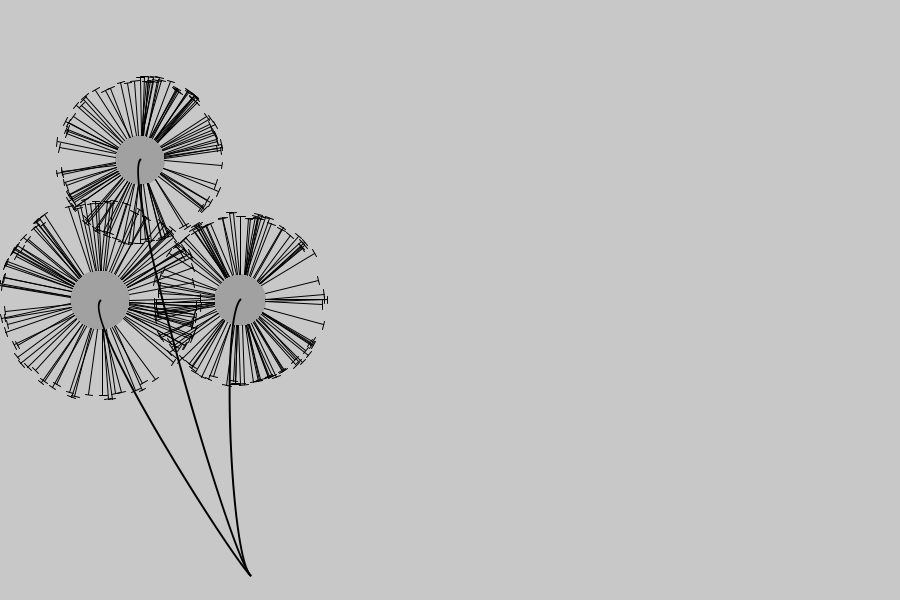
Frame 1 (no input)
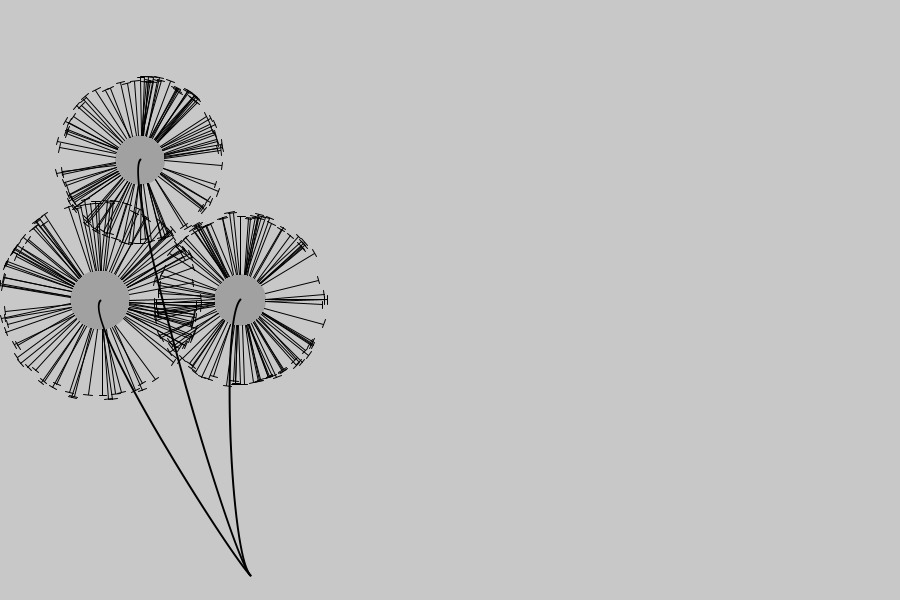
Frame 60 (the mouse pressed at the canvas centre just before this capture)
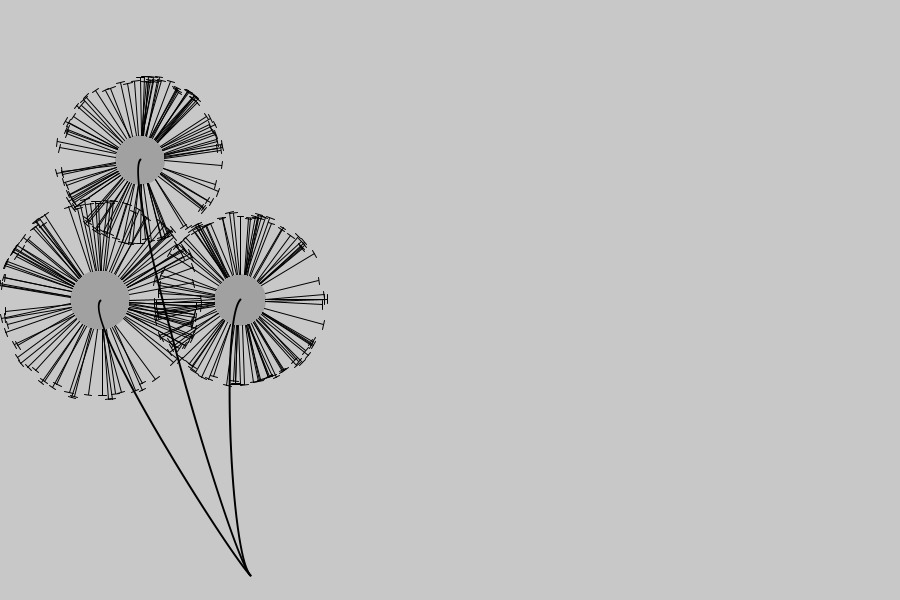
Frame 120 (the mouse held since frame 60 and released just before this capture)

The Processing sketch that drew these frames (run headless with seeded random() and noise(); from frame 60 on, the mouse is pressed at the canvas centre):

// Processing sketch: processing_14440
// ── processing_14440.pde

//Tu def ta fleur, elle se cree un arraylist de petales dt les carac dependent d'elle, au debut seules carac statiques

class Fleur
{
  PVector pos; //Position
  float ray;   //Rayon du bulbe central
  PVector pos_tige; //Pour connaitre sa taille, racine..
  
  ArrayList petales; //Les aigrettes :)
  
  Fleur (PVector pos_i, float ray_i, PVector pos_tige_i, int N_petales)
  {
    pos = pos_i;
    ray = ray_i;
    pos_tige = pos_tige_i;
    
    petales = new ArrayList();
    for (int i = 0; i < N_petales; i++)
    {
      float ori_p = random(0, TWO_PI);
      //PVector pos_p = pos;
      PVector pos_p = PVector.add(pos, PVector.mult(new PVector(cos(ori_p), sin(ori_p)), 0.9999*ray)); //Carac. Fleur (pos et ray) determinent celles d'un petale
      ori_p += random(-PI/32, PI/32); //alea de l'orientation, pas totalemt alignee au centre de la fleur
      float tay_p = random(2.1*ray, 2.4*ray);
      //A ce stade, on ne definit pas les caracteristiques du mouvement, chaque petale etant immobile
      Petale petale_i = new Petale(pos_p, ori_p, tay_p, true);
      petales.add(petale_i);
    }
  }
  
  void actu()
  {
    for (int i = 0; i < petales.size(); i++)
      {((Petale)petales.get(i)).actu();}
    if (souffle_declenche)
    {
      for (int i = 0; i < petales.size(); i++)
        {((Petale)petales.get(i)).vit_e = new PVector((arrivee_vent.x - origine_vent.x)/100, (arrivee_vent.y - origine_vent.y)/100);
        ((Petale)petales.get(i)).vit_r.mult(((Petale)petales.get(i)).vit_e.mag() / ((Petale)petales.get(i)).vit_r.mag() / 1.5);}
    }
  }
  
  void affiche()
  {
    noStroke();
    fill(100, 100, 100, 100);
    ellipse(pos.x, pos.y, ray, ray);
    strokeWeight(2); stroke(0); noFill();
    bezier(pos_tige.x, pos_tige.y, pos_tige.x-20, pos_tige.y-20,   pos.x-20, pos.y+20, pos.x, pos.y);
    for (int i = 0; i < petales.size(); i++)
      {((Petale)petales.get(i)).affiche();}
  }
  
  void active()
  {
    for (int i = 0; i < petales.size(); i++) //Carac dynamiques, en attente
    {
        ((Petale) petales.get(i)).vit_e = new PVector(1, 0);
        float alp = random(0, TWO_PI); ((Petale) petales.get(i)).vit_r = PVector.mult(new PVector(cos(alp), sin(alp)), 2); //((Petale) petales.get(i)).vit_e.mag()/5);
        ((Petale) petales.get(i)).w = random(-PI, PI);
        ((Petale) petales.get(i)).phi = random(0, TWO_PI);
        ((Petale) petales.get(i)).fixe = false;
    }
  }
}

class Petale
{
  PVector pos;
  float ori;
  float tay;
  boolean fixe;
  
  //Choix : vitesses dentrainement et relative
  PVector vit_e; //Celle du vent UNE SEULE????????????????????????????????
  PVector vit_r; //Celle propre, norme fact. fois moins importante que le vent
  float w;
  float phi;
  
  Petale(PVector pos_i, float ori_i,  float tay_i, boolean fixe_i)
  {
    pos = pos_i;
    ori = ori_i;
    tay = tay_i;
    fixe = fixe_i;
  }
  
  void actu()
  {
    if (!fixe)
    {
      //Calcul vitesse relative, decalage d'orientation et de norme
      float ori = atan2(vit_r.y, vit_r.x);
      float dvit_r = random(0.9, 1.1);
      float dori = random(-PI/16, PI/16);
      //dori = 0; ori = cos(w*(frameCount/frameRate)/3 + phi); //période de 3s
      if ((vit_r.mag() * dvit_r > vit_e.mag()/5)|(vit_r.mag() * dvit_r > vit_e.mag()/5)) {dvit_r = 1;}
      vit_r = PVector.mult(new PVector(cos(ori + dori), sin(ori + dori)), vit_r.mag() * dvit_r);
      //vit_r = new PVector(0, 0);
      
      PVector vit = PVector.add(vit_e, vit_r);
      pos = PVector.add(pos, PVector.mult(vit, dt));
    }
  }
  
  void affiche()
  {
    stroke(0);
    strokeWeight(1);
    translate(pos.x, pos.y);
    rotate(ori);
    line(0, 0, tay, 0);
    line(tay, -random(3, 5), tay, random(3, 5));
    rotate(-ori);  
    translate(-pos.x, -pos.y);
  }
}

float dt = 1;
float fact = 5;

Fleur fleur;
Fleur fleur1;
Fleur fleur2;


void setup()
{
  size(900, 600);
  smooth();
  ellipseMode(RADIUS);
  stroke(0);
  
  fleur = new Fleur(new PVector(100, 300), 30, new PVector(250, height - 25), 100);
  fleur.affiche();
  souffle_declenche = false;
  fleur1 = new Fleur(new PVector(140, 160), 25, new PVector(250, height - 25), 100);
  fleur2 = new Fleur(new PVector(240, 300), 26, new PVector(250, height - 25), 100);
}

void draw()
{
  background(200);
  dessine_vent();
  fleur.actu();
  fleur.affiche();
  fleur1.actu(); fleur2.actu();
  fleur1.affiche(); fleur2.affiche();
  
}

boolean souffle_declenche;
PVector origine_vent;
PVector arrivee_vent;
void mouseDragged() //Pressed()
{
  if (!souffle_declenche) 
  {
    origine_vent = new PVector(mouseX, mouseY); 
    souffle_declenche = true;
    fleur.active();
    fleur1.active(); fleur2.active(); 
  }
  arrivee_vent = new PVector(mouseX, mouseY);
}
void mouseReleased()
  {souffle_declenche = false;}
void dessine_vent()
{
  if (souffle_declenche)
  {
    stroke(255, 50, 50, 200);
    line(origine_vent.x, origine_vent.y, arrivee_vent.x, arrivee_vent.y);
  }
}
